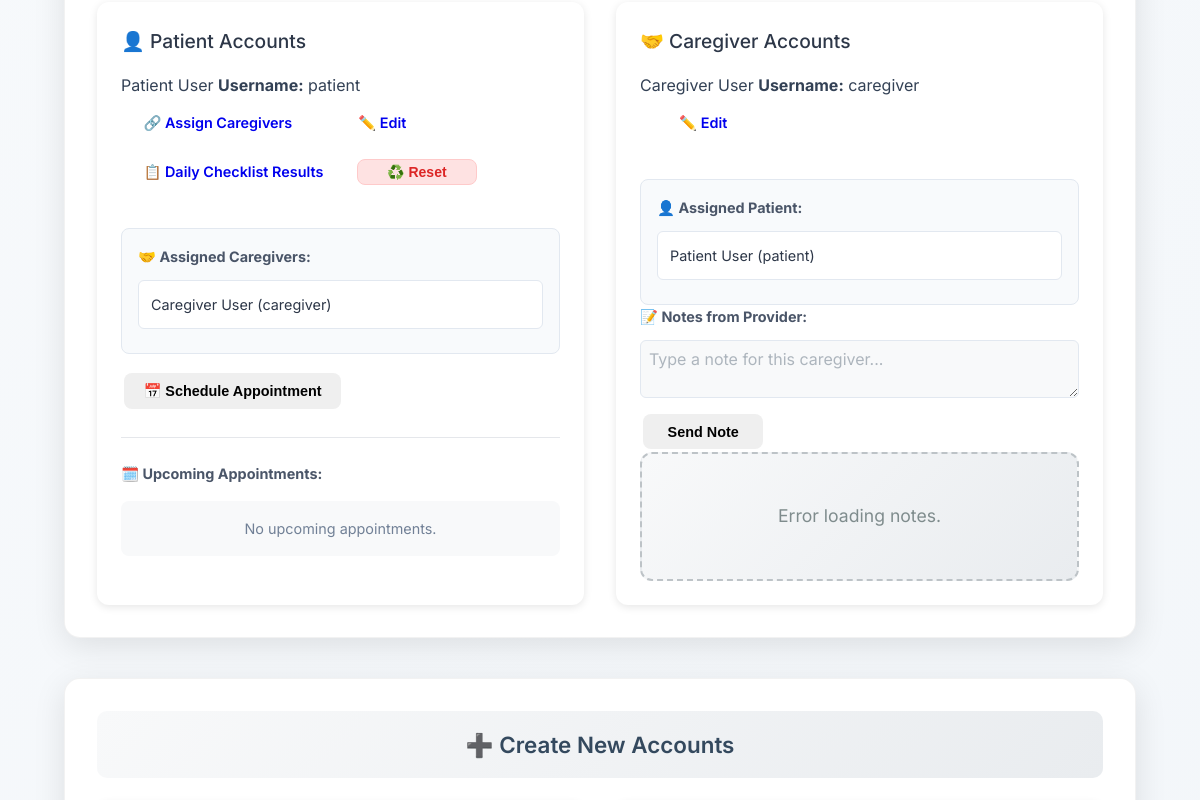
The app's page /provider-dashboard/ (signed in, middle part), older data.
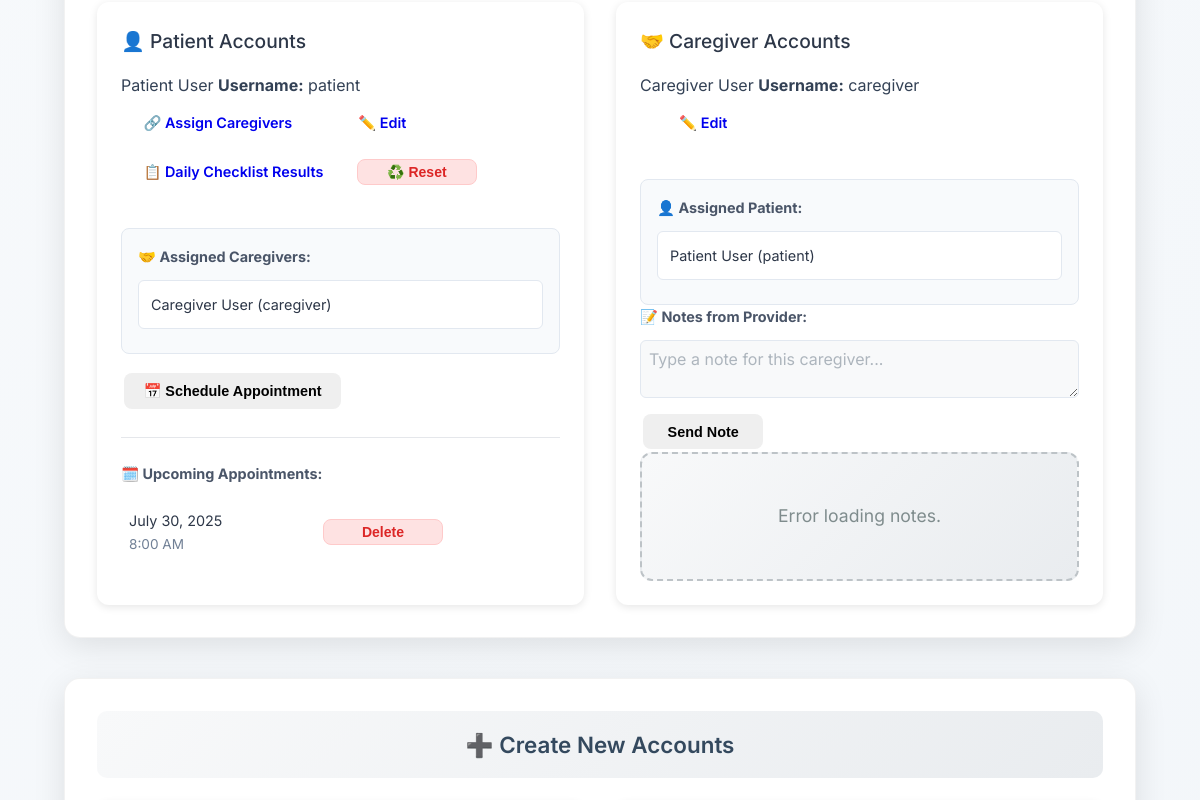
The same page, newer data.
### users/models.py (models this page shows, shortened)
class UserProfile(models.Model):
    USER_TYPES = (
        ('admin', 'Administrator'),  # Admin users
        ('provider', 'Healthcare Provider'),  # Docs + Nurses
        ('caregiver', 'Caregiver'),  # Caregivers
        ('patient', 'Patient'),  # All patients
    )
    user = models.OneToOneField(User, on_delete=models.CASCADE, related_name='profile')  # each user must have a profile
    user_type = models.CharField(max_length=20, choices=USER_TYPES)  # set specific user role
    provider = models.ForeignKey('self', on_delete=models.SET_NULL, null=True, blank=True,
                                related_name='managed_patients', limit_choices_to={'user_type': 'provider'})  # provider link
    patient = models.ForeignKey('self', on_delete=models.SET_NULL, null=True, blank=True,
                               related_name='caregivers', limit_choices_to={'user_type': 'patient'})  # patienr link
    linked_patients = models.ManyToManyField(
        'self',
        symmetrical=False,
        related_name='linked_caregivers',
        limit_choices_to={'user_type': 'patient'},
        blank=True,
        help_text="Patients this caregiver can access"  # Caregivers can see these patients
    )

### taskmanager/models.py (models this page shows, shortened)
class Appointment(models.Model):
    provider = models.ForeignKey(UserProfile, on_delete=models.CASCADE, related_name='provided_appointments')
    patient = models.ForeignKey(UserProfile, on_delete=models.CASCADE, related_name='appointments')
    datetime = models.DateTimeField()
    notes = models.TextField(blank=True)
    created_at = models.DateTimeField(auto_now_add=True)
    class Meta:
        ordering = ['datetime']

### users/views.py (the view, shortened to what this page needs)
# urls.py: path('provider-dashboard/', views.provider_dashboard, name='provider_dashboard'),
@login_required
def provider_dashboard(request):
    if not hasattr(request.user, 'profile') or request.user.profile.user_type != 'provider':
        messages.error(request, 'You do not have permission to access the provider dashboard.')
        return redirect('home')
    provider_profile = request.user.profile
    patients = UserProfile.objects.filter(user_type='patient', provider=provider_profile)
    provider_patient_ids = patients.values_list('id', flat=True)
    caregivers = UserProfile.objects.filter(
        user_type='caregiver',
        patient__in=provider_patient_ids
    )
    task_statistics = get_task_statistics()
    recent_tasks = Task.objects.filter(
        assigned_by=provider_profile
    ).select_related('assigned_to__user').order_by('-created_at')[:10]
    selected_patient = None
    patient_tasks = []
    daily_checklists = []
    context = {
        'user': request.user,
        'user_type': 'Healthcare Provider',
        'patients': patients,
        'caregivers': caregivers,
        'recent_tasks': recent_tasks,
        'task_types': TASK_TYPES,
        'game_types': GAME_TYPES,
        'difficulty_levels': DIFFICULTY_LEVELS,
        'task_configs': TASK_TEMPLATES,  # Add task configurations
        'provider_patients': patients,  # Add provider's patients for the quick assign section
        **task_statistics,
        'selected_patient': selected_patient,
        'patient_tasks': patient_tasks,
        'daily_checklists': daily_checklists,
    }
    return render(request, 'dashboards/provider_dashboard.html', context)

### taskmanager/views.py (called while the page is built)
def get_task_statistics():
    return {
        'total_tasks': Task.objects.count(),
        'pending_tasks_count': Task.objects.filter(status__in=['assigned', 'in_progress']).count(),
        'completed_tasks_count': Task.objects.filter(status='completed').count(),
    }

### templates/dashboards/provider_dashboard.html (shortened to what the changed rows need)
{% extends 'layouts/base.html' %}
{% load static %}
{% block extra_css %}
<link rel="stylesheet" href="{% static 'css/provider_dashboard.css' %}">
{% endblock %}
{% block content %}
<div class="dashboard-container">
    <div class="provider-dashboard">
        <div class="dashboard-section">
            <div class="account-management-container">
                <div class="account-section">
                    {% if patients %}
                    <div class="user-accounts">
                        {% for patient in patients %}
                        <div class="user-card" data-patient-id="{{ patient.id }}">
                            <div class="user-header-row user-header-flex">
                                <div class="user-header-info user-header-info-vertical">
                                    <span class="user-name">{{ patient.user.first_name }} {{ patient.user.last_name }}</span>
                                    <span class="user-username"><strong>Username:</strong> {{ patient.user.username }}</span>
                                </div>
                                <div class="user-actions-inline-row">
                                    <a href="{% url 'assign_caregiver' patient.id %}" class="action-btn primary-btn">
                                        🔗 Assign Caregivers
                                    </a>
                                    <a href="{% url 'manage_account' patient.user.id %}" class="action-btn outline-btn">
                                        ✏️ Edit
                                    </a>
                                    <span style="display: flex; align-items: center; gap: 0.5rem;">
                                        <a href="{% url 'taskmanager:daily_checklist_results_patient' patient.id %}" class="action-btn secondary-btn">
                                            📋 Daily Checklist Results
                                        </a>
                                        <form method="post" action="{% url 'taskmanager:reset_daily_checklist_patient' patient.id %}" style="display:inline;">
                                            <button type="submit" class="action-btn danger-btn" onclick="return confirm('Are you sure you want to reset all daily checklist submissions for this patient?');">
                                                ♻️ Reset
                                            </button>
                                        </form>
                                    </span>
                                </div>
                            </div>
                            <div class="relationship-data">
                                <div class="relationship-row-container">
                                    {% with caregivers=patient.caregivers.all %}
                                        <div class="relationship-row">
                                            <p class="relationship-title"><strong>🤝 Assigned Caregivers:</strong></p>
                                            {% for caregiver in caregivers %}
                                                <div class="relationship-item" data-caregiver-id="{{ caregiver.id }}" data-caregiver-name="{{ caregiver.user.first_name }} {{ caregiver.user.last_name }}">
                                                    {{ caregiver.user.first_name }} {{ caregiver.user.last_name }} ({{ caregiver.user.username }})
                                                </div>
                                            {% empty %}
                                            <p class="no-relationships">❌ No caregivers assigned</p>
                                            {% endfor %}
                                        </div>
                                    {% endwith %}
                                </div>
                                <div style="margin-top: 1rem;">
                                    <button onclick="openScheduleModal('{{ patient.user.get_full_name }}', {{ patient.id }})" class="action-btn secondary-btn">
                                        📅 Schedule Appointment
                                    </button>
                                </div>
                                <div class="appointment-section">
                                    <p class="relationship-title"><strong>🗓️ Upcoming Appointments:</strong></p>
                                    <div class="appointments-list">
                                        {% with appointments=patient.appointments.all %}
                                            {% if appointments %}
                                                <table>
                                                    <tbody>
                                                        {% for appt in appointments %}
                                                            <tr>
                                                                <td class="appointment-datetime">
                                                                    {{ appt.datetime|date:"F j, Y" }}
                                                                    <br>
                                                                    <span class="time">{{ appt.datetime|date:"g:i A" }}</span>
                                                                </td>
                                                                <td>
                                                                    <button class="action-btn danger-btn" onclick="deleteAppointment({{ appt.id }})">
                                                                        Delete
                                                                    </button>
                                                                </td>
                                                            </tr>
                                                        {% endfor %}
                                                    </tbody>
                                                </table>
                                            {% else %}
                                                <p class="no-appointments">No upcoming appointments.</p>
                                            {% endif %}
                                        {% endwith %}
                                    </div>
                                </div>
                            </div>
                        </div>
                        {% endfor %}
                    </div>
                    {% else %}
                    <div class="empty-state">
                        <p>👤 No patient accounts found.</p>
                    </div>
                    {% endif %}
                </div>
                <div class="account-section">
                    {% if caregivers %}
                    <div class="user-accounts">
                        {% for caregiver in caregivers %}
                        <div class="user-card">
                            <div class="user-header-row user-header-flex">
                                <div class="user-header-info user-header-info-vertical">
                                    <span class="user-name">{{ caregiver.user.first_name }} {{ caregiver.user.last_name }}</span>
                                    <span class="user-username"><strong>Username:</strong> {{ caregiver.user.username }}</span>
                                </div>
                                <div class="user-actions-inline-row">
                                    <a href="{% url 'manage_account' caregiver.user.id %}" class="action-btn outline-btn">
                                        ✏️ Edit
                                    </a>
                                </div>
                            </div>
                            <div class="relationship-data">
                                <div class="relationship-row-container">
                                    <div class="relationship-row">
                                        <p class="relationship-title"><strong>👤 Assigned Patient:</strong></p>
                                        {% if caregiver.patient %}
                                            <div class="relationship-item">{{ caregiver.patient.user.first_name }} {{ caregiver.patient.user.last_name }} ({{ caregiver.patient.user.username }})</div>
                                        {% else %}
                                            <p class="no-relationships">❌ No patient assigned</p>
                                        {% endif %}
                                    </div>
                                </div>
                                {% if caregiver.patient %}
                                <div class="notes-section">
                                    <p class="relationship-title"><strong>📝 Notes from Provider:</strong></p>
                                    <form class="note-inline-form" data-patient-id="{{ caregiver.patient.id }}" data-caregiver-id="{{ caregiver.id }}">
                                        <textarea class="form-input note-content-input" rows="2" placeholder="Type a note for this caregiver..."></textarea>
                                        <button type="submit" class="action-btn primary-btn" style="margin-top:0.5rem;">Send Note</button>
                                    </form>
                                    <div class="notes-list" id="notes-list-provider-{{ caregiver.patient.id }}-{{ caregiver.id }}">
                                    </div>
                                </div>
                                {% endif %}
                            </div>
                        </div>
                        {% endfor %}
                    </div>
                    {% else %}
                    <div class="empty-state">
                        <p>🤝 No caregiver accounts found.</p>
                    </div>
                    {% endif %}
                </div>
            </div>
        </div>
        <div class="dashboard-section">
            <h2 class="section-title">➕ Create New Accounts</h2>
        </div>
    </div>
</div>
{% endblock %}

Row changes from the older to the newer data that the page shows:
shown differently, row unchanged: UserProfile (number 1 of 2 on the later page): no longer shows "No upcoming appointments."
added Appointment: datetime "July 30, 2025", datetime "8:00 AM", shown under UserProfile (number 1 of 2 on the later page)
